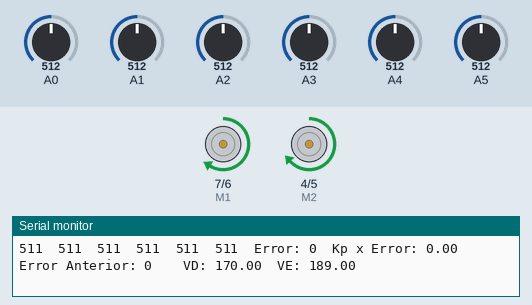
This sketch was run on a simulated Arduino Uno, built with avr-gcc and run on an emulated ATmega328P. Shown: direction and speed pins drawn as motors (green arrow = direction pin HIGH = forward, orange = LOW = backward, longer = more drive), the last lines printed to the serial monitor. The test bench sets the inputs (shaded band); at power-on: A0 = 512, A1 = 512, A3 = 512, A4 = 512, A2 = 512, A5 = 512.

Above: at 2.7 s.
2.8 s: A0 set to 716
At 4.1 s:
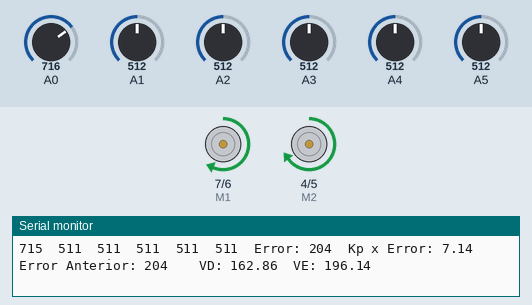
4.4 s: A1 set to 575
At 4.8 s:
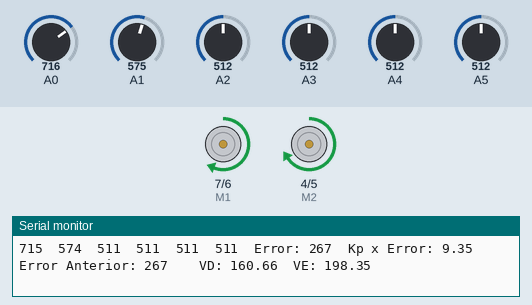
7.4 s: A1 set to 604
At 8.1 s:
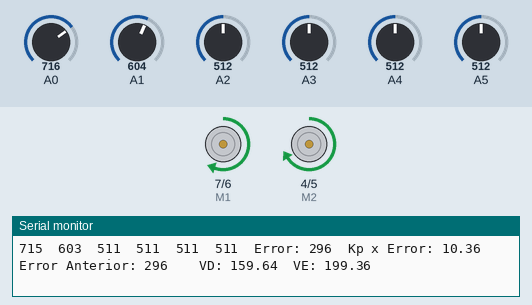
10.4 s: A3 set to 716
At 11.2 s:
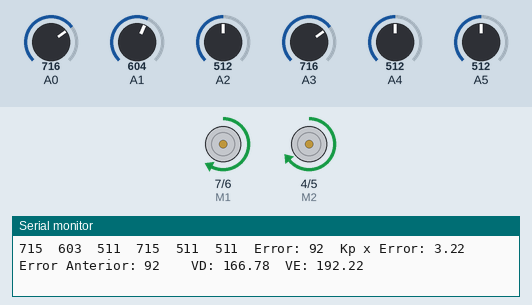
13.4 s: A4 set to 716
At 14.6 s:
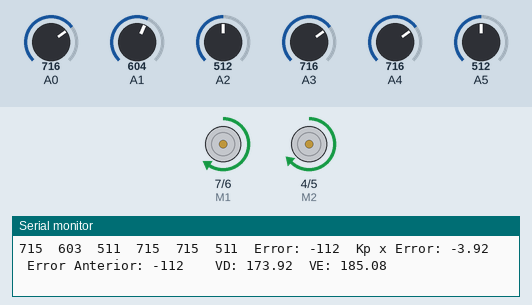
16.4 s: A0 set to 30
At 17.5 s:
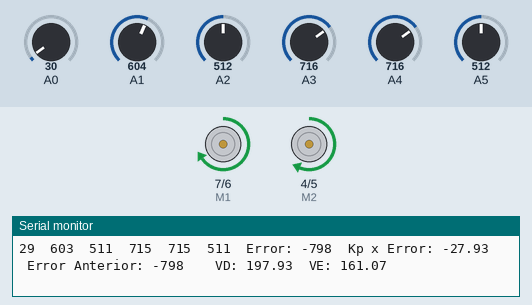
Timing chart, 0 to 19.0 s (numbered marks = the images above; inputs shaded):
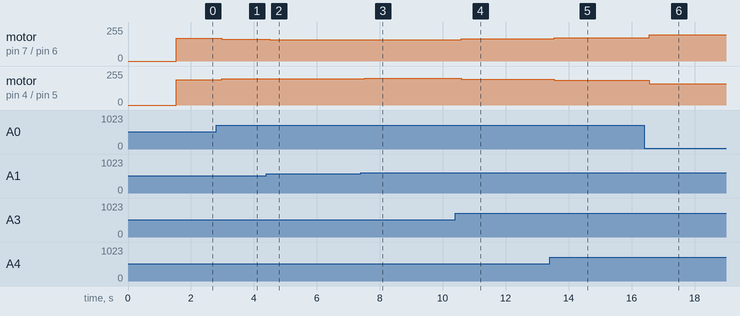

Measured:
- after the input at 2.8 s, motor on pin 7 (M1) / pin 6 (E1): forward 170/255 → forward 162/255 after 0.19 s; motor on pin 4 (M2) / pin 5 (E2): forward 189/255 → forward 196/255 after 0.19 s
- after the input at 4.4 s, motor on pin 7 (M1) / pin 6 (E1): forward 162/255 → forward 160/255 after 0.10 s; motor on pin 4 (M2) / pin 5 (E2): forward 196/255 → forward 198/255 after 0.10 s
- after the input at 7.4 s, motor on pin 7 (M1) / pin 6 (E1): forward 160/255 → forward 159/255 after 0.13 s; motor on pin 4 (M2) / pin 5 (E2): forward 198/255 → forward 199/255 after 0.13 s
- after the input at 10.4 s, motor on pin 7 (M1) / pin 6 (E1): forward 159/255 → forward 166/255 after 0.18 s; motor on pin 4 (M2) / pin 5 (E2): forward 199/255 → forward 192/255 after 0.18 s
- after the input at 13.4 s, motor on pin 7 (M1) / pin 6 (E1): forward 166/255 → forward 173/255 after 0.15 s; motor on pin 4 (M2) / pin 5 (E2): forward 192/255 → forward 185/255 after 0.15 s
- after the input at 16.4 s, motor on pin 7 (M1) / pin 6 (E1): forward 173/255 → forward 197/255 after 0.17 s; motor on pin 4 (M2) / pin 5 (E2): forward 185/255 → forward 161/255 after 0.17 s

The sketch:

sketch_apr29b_Seguidor_de_linea2.ino.ino
```cpp
// Eric Torrontera Ruiz i Juan
// Versió V1

#include <QTRSensors.h>

// Control motors
int E1 = 6;
int M1 = 7;
int E2 = 5;
int M2 = 4;

// Offset Roda esquerra (Una roda va més ràpida que l'altra)
int Offset = 1.4;
int velocitat = 150;

// Control sensors
#define NUM_SENSORS             6  // number of sensors used
#define NUM_SAMPLES_PER_SENSOR  4  // average 4 analog samples per sensor reading
#define EMITTER_PIN             2  // emitter is controlled by digital pin 2

// sensors 0 through 5 are connected to analog inputs 0 through 5, respectively
QTRSensorsAnalog qtra((unsigned char[]) {0, 1, 2, 3, 4, 5},
NUM_SENSORS, NUM_SAMPLES_PER_SENSOR, EMITTER_PIN);
unsigned int sensorValues[NUM_SENSORS];

// PID
int Error;
int ErrorAnt;
float Kp;
float Kd;
float Ki;
float VD;
float VE;

void setup()
{
  // Pins motors
  pinMode(M1, OUTPUT);
  pinMode(M2, OUTPUT);

  // Lectura sensors
  delay(500);
  Serial.begin(9600); // set the data rate in bits per second for serial data transmission
  delay(1000);

  // Valors de la formula PID
  Kp = 0.035;
  Ki = 0.25;
}

void loop()
{
  // read raw sensor values
  qtra.read(sensorValues);

  // print the sensor values as numbers from 0 to 1023, where 0 means maximum reflectance and
  // 1023 means minimum reflectance
  for (unsigned char i = 0; i < NUM_SENSORS; i++)
  {
    Serial.print(sensorValues[i]);
    Serial.print('\t'); // tab to format the raw data into columns in the Serial monitor
  }

  //Calculem marge d'error.
  ErrorAnt = Error;
  Error = + sensorValues[0] + sensorValues[1] + sensorValues[2] - sensorValues[3] - sensorValues[4] - sensorValues[5];

  // Mostra el marge d'error entre sensors
  Serial.print("Error: ");
  Serial.print(Error);
  Serial.print('\t'); // tab to format the raw data into columns in the Serial monitor

  // Mostra el valor de correcció de KP
  Serial.print("Kp x Error: ");
  Serial.print((Kp * Error));
  Serial.print('\t'); // tab to format the raw data into columns in the Serial monitor

  // Mostra el valor de l'error anteterior (Derivatiu)
  Serial.print("Error Anterior: ");
  Serial.print((ErrorAnt));
  Serial.print('\t'); // tab to format the raw data into columns in the Serial monitor
  Serial.print('\t'); // tab to format the raw data into columns in the Serial monitor

  // Mostra el valor de les rodes
  VD = 170 - (Kp * Error);
  VE = 189 + (Kp * Error);

  Serial.print("VD: ");
  Serial.print(VD);
  Serial.print('\t'); // tab to format the raw data into columns in the Serial monitor

  Serial.print("VE: ");
  Serial.print(VE);
  Serial.print('\t'); // tab to format the raw data into columns in the Serial monitor

  Serial.println();

  // Control velocitat i direcció dels motors
  digitalWrite(M1,HIGH);
  digitalWrite(M2,HIGH);

  // Control dels extrems (Igual no fa falta o map)
  if(VD > 255)
  {
    analogWrite(E1, 255); //PWM Speed Control
  }
  else if (VD < 0)
  {
    analogWrite(E1, 0); //PWM Speed Control
  }
  else if (0 <= VD <= 255)
  {
     analogWrite(E1, VD); //PWM Speed Control
  }

  if(VE > 255)
  {
    analogWrite(E2, 255); //PWM Speed Control
  }
  else if (VE < 0)
  {
    analogWrite(E2, 0); //PWM Speed Control
  }
  else if (0 <= VE <= 255)
  {
     analogWrite(E2, VE); //PWM Speed Control
  }

  //delay(30);

}
```
